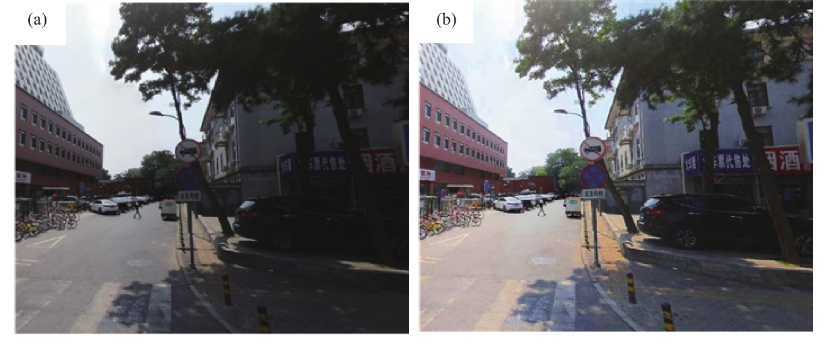
#> input picture experiment4/originalimages1.png, 826 x 343 px, found by its file name
$ python '指定区域均衡化.py'
#> lines starting #> are read from the running program, lines starting #| are printed output that depends on the picture; after the words box and inside, x2 and y2 are one past the last pixel; in counts of white or black regions, pixels touching at a corner belong together
import cv2
import matplotlib.pyplot as plt

# 读取图像
image = cv2.imread('F:\DIP\experiment4\originalimages1.png', cv2.IMREAD_GRAYSCALE)
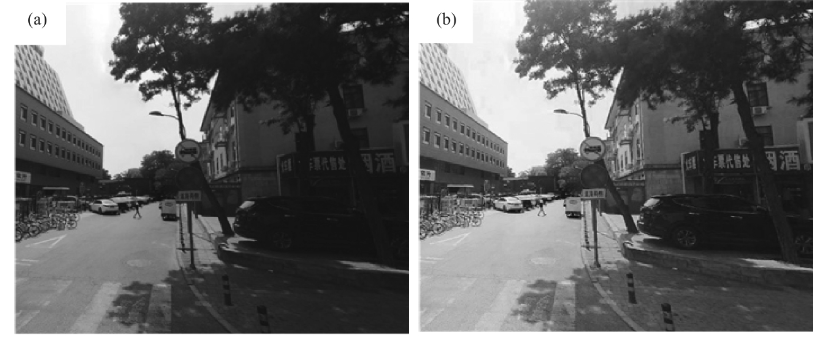
#> image: shape (343, 826); min 15, max 255, mean 105.4

# 定义感兴趣区域 (ROI) 的位置和大小 (y1:y2, x1:x2)
roi_y1, roi_y2 = 100, 200  # y方向的起点和终点
roi_x1, roi_x2 = 150, 300  # x方向的起点和终点

# 提取感兴趣区域
roi = image[roi_y1:roi_y2, roi_x1:roi_x2]
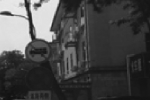
#> roi: shape (100, 150); min 17, max 246, mean 72.2

# 创建CLAHE对象，对感兴趣区域进行自适应直方图均衡化
clahe = cv2.createCLAHE(clipLimit=2.0, tileGridSize=(8, 8))
equalized_roi = clahe.apply(roi)
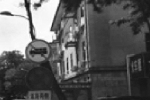
#> equalized_roi: shape (100, 150); min 19, max 255, mean 93.2

# 将处理后的ROI替换回原始图像
image_with_equalized_roi = image.copy()  # 复制原始图像，保留原图
image_with_equalized_roi[roi_y1:roi_y2, roi_x1:roi_x2] = equalized_roi
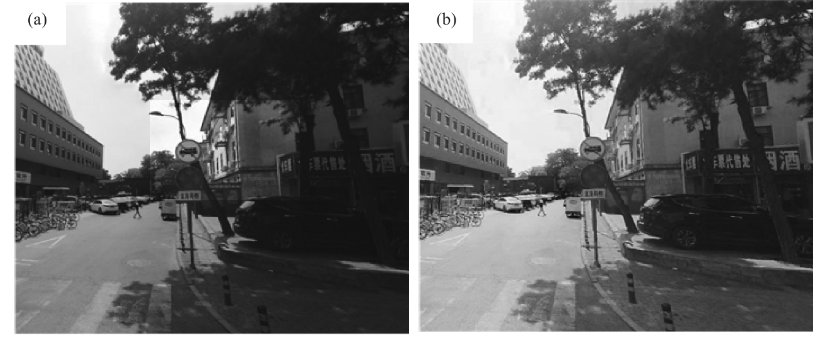
#> image_with_equalized_roi: shape (343, 826); 5.29% of pixels changed, all inside (x1, y1, x2, y2) = (150, 100, 300, 200)

# 显示原始图像、处理后的ROI和结果图像
plt.figure(figsize=(15, 5))
plt.subplot(1, 3, 1)
plt.title('Original Image')
plt.imshow(image, cmap='gray')

plt.subplot(1, 3, 2)
plt.title('Equalized ROI')
plt.imshow(equalized_roi, cmap='gray')

plt.subplot(1, 3, 3)
plt.title('Image with Equalized ROI')
plt.imshow(image_with_equalized_roi, cmap='gray')

plt.tight_layout()
plt.show()
